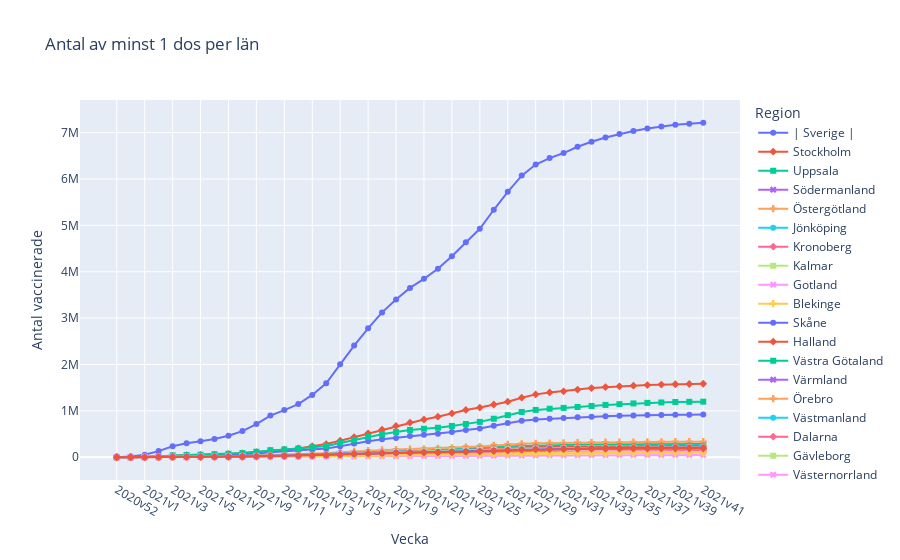

The notebook cell saved with this chart:
### Markdown cell above
- 2. The vaccination status across läns

### Code cell
fig = px.line(vaccin_1dos_län, x="Vecka", y="Antal vaccinerade", color="Region", symbol="Region", title="Antal av minst 1 dos per län")
fig.show()
